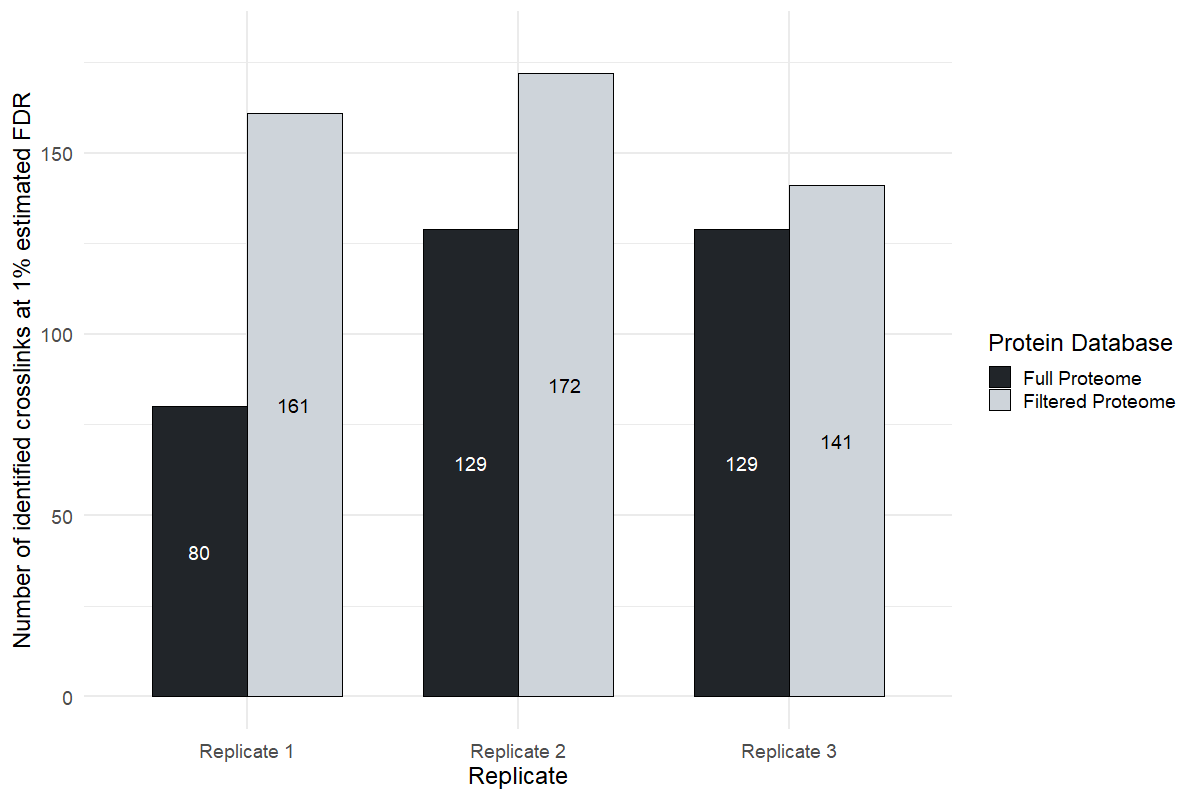

The script that drew this image:
library(tidyverse)
library(readxl)

df <- read_excel("results.xlsx")

df <- df %>% 
  mutate(Database = factor(Database, levels = c("Full Proteome", "Filtered Proteome")))
  
# export to 1200 x 800

ggplot(df, aes(x=Replicate, y=Crosslinks, fill=Database)) +
  geom_bar(stat="identity", color="black", width = 0.7, position = position_dodge(width = 0.7)) +
  scale_fill_manual(values = c("#212529", "#ced4da"),
                    labels = c("Full Proteome", "Filtered Proteome")) +
  #ggtitle("Dataset of C. elegans nuclei by Müller et al., 2024:\nNumber of identified crosslinks per replicate at 1% estimated FDR\n(3 replicates, crosslinker: DSG)") +
  xlab("Replicate") +
  ylab("Number of identified crosslinks at 1% estimated FDR") +
  ylim(c(0, 180)) +
  labs(fill="Protein Database") +
  geom_text(aes(y=Crosslinks/2, label=round(Crosslinks, 0)), color = rep(c("black", "white"), 3), size=5.0, position = position_dodge(width = 0.7)) +
  theme_minimal(base_size = 18) +
  theme(axis.text.x = element_text(angle = 0, hjust = 0.5, vjust = 0.5)) +
  guides(fill = guide_legend(ncol = 1, label.position = "right"))
